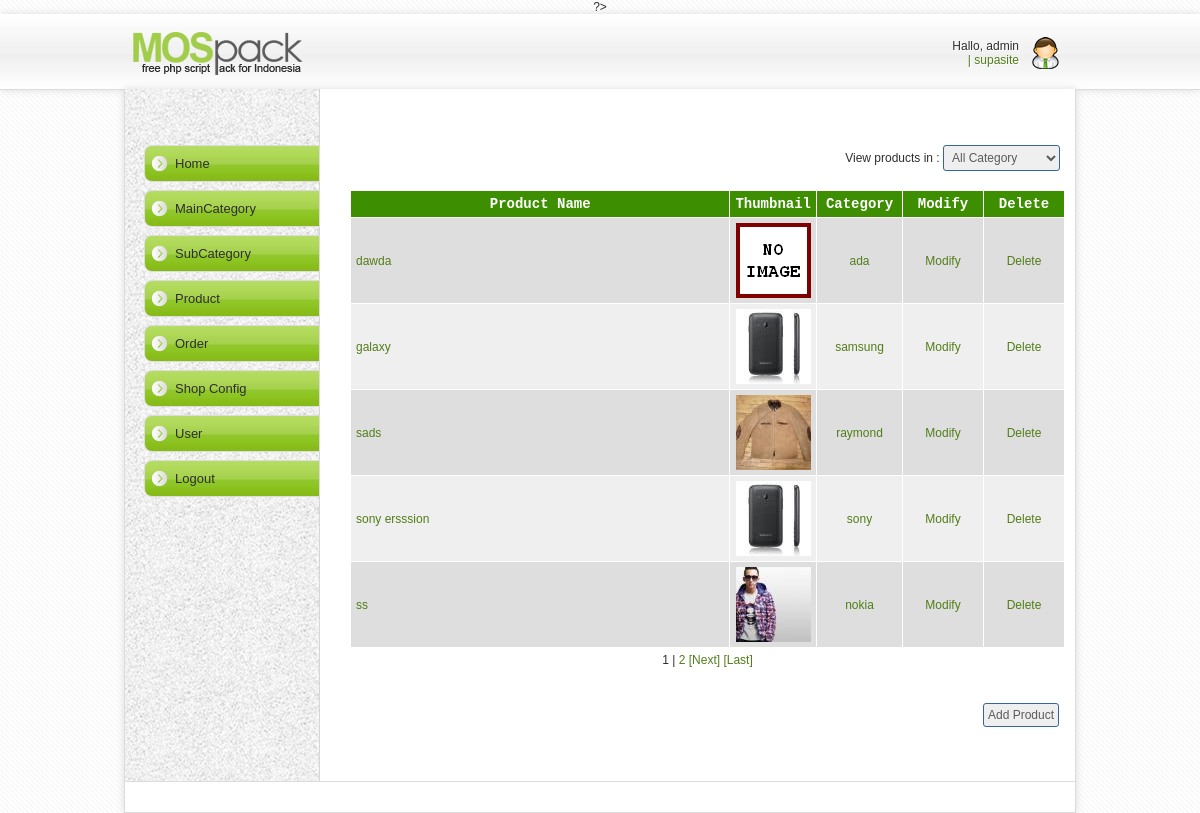
Screenshot of /plaincart/admin/product/index.php (signed in) with the database file from the repository.
### tables this page shows
CREATE TABLE IF NOT EXISTS `tbl_product` (
  `pd_id` int(10) unsigned NOT NULL AUTO_INCREMENT,
  `cat_id` int(10) unsigned NOT NULL DEFAULT '0',
  `pd_name` varchar(100) NOT NULL DEFAULT '',
  `pd_description` text NOT NULL,
  `pd_price` decimal(9,2) NOT NULL DEFAULT '0.00',
  `pd_qty` smallint(5) unsigned NOT NULL DEFAULT '0',
  `pd_image` varchar(200) DEFAULT NULL,
  `pd_thumbnail` varchar(200) DEFAULT NULL,
  `pd_date` datetime NOT NULL DEFAULT '0000-00-00 00:00:00',
  `pd_last_update` datetime NOT NULL DEFAULT '0000-00-00 00:00:00',
  PRIMARY KEY (`pd_id`),
  KEY `cat_id` (`cat_id`),
  KEY `pd_name` (`pd_name`)
);

CREATE TABLE IF NOT EXISTS `tbl_category` (
  `cat_id` int(10) unsigned NOT NULL AUTO_INCREMENT,
  `cat_parent_id` int(11) NOT NULL DEFAULT '0',
  `cat_name` varchar(50) NOT NULL DEFAULT '',
  `cat_description` varchar(200) NOT NULL DEFAULT '',
  `cat_image` varchar(255) NOT NULL DEFAULT '',
  PRIMARY KEY (`cat_id`),
  KEY `cat_parent_id` (`cat_parent_id`),
  KEY `cat_name` (`cat_name`)
);

### plaincart/admin/product/index.php (called while the page is built, shortened)
<?php
require_once '../include/adminpanel.php';
?>

### plaincart/library/database.php (called while the page is built, shortened)
<?php
function dbQuery($sql)
{
	$result = mysql_query($sql) or die(mysql_error());
	return $result;
}
function dbFetchAssoc($result)
{
	return mysql_fetch_assoc($result);
}
function dbNumRows($result)
{
	return mysql_num_rows($result);
}
?>

### plaincart/admin/product/list.php (the view, shortened to what this page needs)
<?php
if (isset($_GET['catId']) && (int)$_GET['catId'] > 0) {
	$catId = (int)$_GET['catId'];
	$sql2 = " AND p.cat_id = $catId";
	$queryString = "catId=$catId";
} else {
	$catId = 0;
	$sql2  = '';
	$queryString = '';
}
$rowsPerPage = 5;
$sql = "SELECT pd_id, c.cat_id, cat_name, pd_name, pd_thumbnail
        FROM tbl_product p, tbl_category c
		WHERE p.cat_id = c.cat_id $sql2
		ORDER BY pd_name";
$result     = dbQuery(getPagingQuery($sql, $rowsPerPage));
$pagingLink = getPagingLink($sql, $rowsPerPage, $queryString);
?>
<p>&nbsp;</p>
<form action="processProduct.php?action=addProduct" method="post"  name="frmListProduct" id="frmListProduct">
 <table width="100%" border="0" cellspacing="0" cellpadding="2" class="text">
  <tr>
   <td align="right">View products in :
    <select name="cboCategory" class="box" id="cboCategory" onChange="viewProduct();">
     <option selected>All Category</option>
   </select>
 </td>
 </tr>
</table>
<br>
 <table width="100%" border="0" align="center" cellpadding="2" cellspacing="1" class="text">
  <tr align="center" id="listTableHeader">
   <td>Product Name</td>
   <td width="75">Thumbnail</td>
   <td width="75">Category</td>
   <td width="70">Modify</td>
   <td width="70">Delete</td>
  </tr>
  <?php
if (dbNumRows($result) > 0) {
	$i = 0;
	while($row = dbFetchAssoc($result)) {
		extract($row);
		if ($pd_thumbnail) {
			$pd_thumbnail = WEB_ROOT . 'images/product/' . $pd_thumbnail;
		} else {
			$pd_thumbnail = WEB_ROOT . 'images/no-image-small.png';
		}
		if ($i%2) {
			$class = 'row1';
		} else {
			$class = 'row2';
		}
		$i += 1;
?>
  <tr class="<?php echo $class; ?>">
   <td><a href="index.php?view=detail&productId=<?php echo $pd_id; ?>"><?php echo $pd_name; ?></a></td>
   <td width="75" align="center"><img src="<?php echo $pd_thumbnail; ?>"></td>
   <td width="75" align="center"><a href="?c=<?php echo $cat_id; ?>"><?php echo $cat_name; ?></a></td>
   <td width="70" align="center"><a href="javascript:modifyProduct(<?php echo $pd_id; ?>);">Modify</a></td>
   <td width="70" align="center"><a href="javascript:deleteProduct(<?php echo $pd_id; ?>, <?php echo $catId; ?>);">Delete</a></td>
  </tr>
  <?php
	}
?>
  <tr>
   <td colspan="5" align="center">
   <?php
echo $pagingLink;
   ?></td>
  </tr>
<?php
} else {
?>
  <tr>
   <td colspan="5" align="center">No Products Yet</td>
  </tr>
  <?php
}
?>
  <tr>
   <td colspan="5">&nbsp;</td>
  </tr>
  <tr>
   <td colspan="5" align="right"><input name="btnAddProduct" type="button" id="btnAddProduct" value="Add Product" class="box" onClick="addProduct(<?php echo $catId; ?>)"></td>
  </tr>
 </table>
 <p>&nbsp;</p>
</form>

### plaincart/admin/include/admin.css (style rules this page uses)
#listTableHeader { font-family: "Courier New", Courier, mono; font-size: 14px; color: #FFFFFF; background-color: #3d8e00; font-weight: bold; background-position: center; }
.box { font-family: Arial, Helvetica, sans-serif; font-size: 12px; border: 1px solid #336699; }
.row1 { background-color: #EFEFEF; }
.row2 { background-color: #DEDEDE; }
body { font-family: "Arial", "Helvetica", "sans-serif"; text-align: center; font-size: 10px; }
.text { font-family: Arial, Helvetica, sans-serif; font-size: 12px; }

### plaincart/admin/product/mos-css/mos-style.css (style rules this page uses)
body { background: url(img/latar.jpg); margin: 0; padding: 0; font-family: Arial; font-size: 12px; color: #2e2e2e; text-align: center; }
img { border: none; }
a { color: #527e19; text-decoration: none; }
input { padding: 4px;color: #5b5b5b;border: 1px solid #dcdcdc; -moz-border-radius: 3px;-webkit-border-radius: 3px;-o-border-radius: 3px; }
select { padding: 4px;color: #5b5b5b;border: 1px solid #dcdcdc; -moz-border-radius: 3px;-webkit-border-radius: 3px;-o-border-radius: 3px; }
table { border:none;font-size: 12px; }
td { border:none; padding: 5px; }

### rows the page displays
tbl_product: pd_name "dawda", shows a picture, cat.cat_name "ada"
tbl_product: pd_name "galaxy", cat.cat_name "samsung"
tbl_product: pd_name "sads", shows a picture, cat.cat_name "raymond"
tbl_product: pd_name "sony ersssion", cat.cat_name "sony"
tbl_product: pd_name "ss", shows a picture, cat.cat_name "nokia"

### other values shown
$name "admin"
$pagingLink "1 |"
